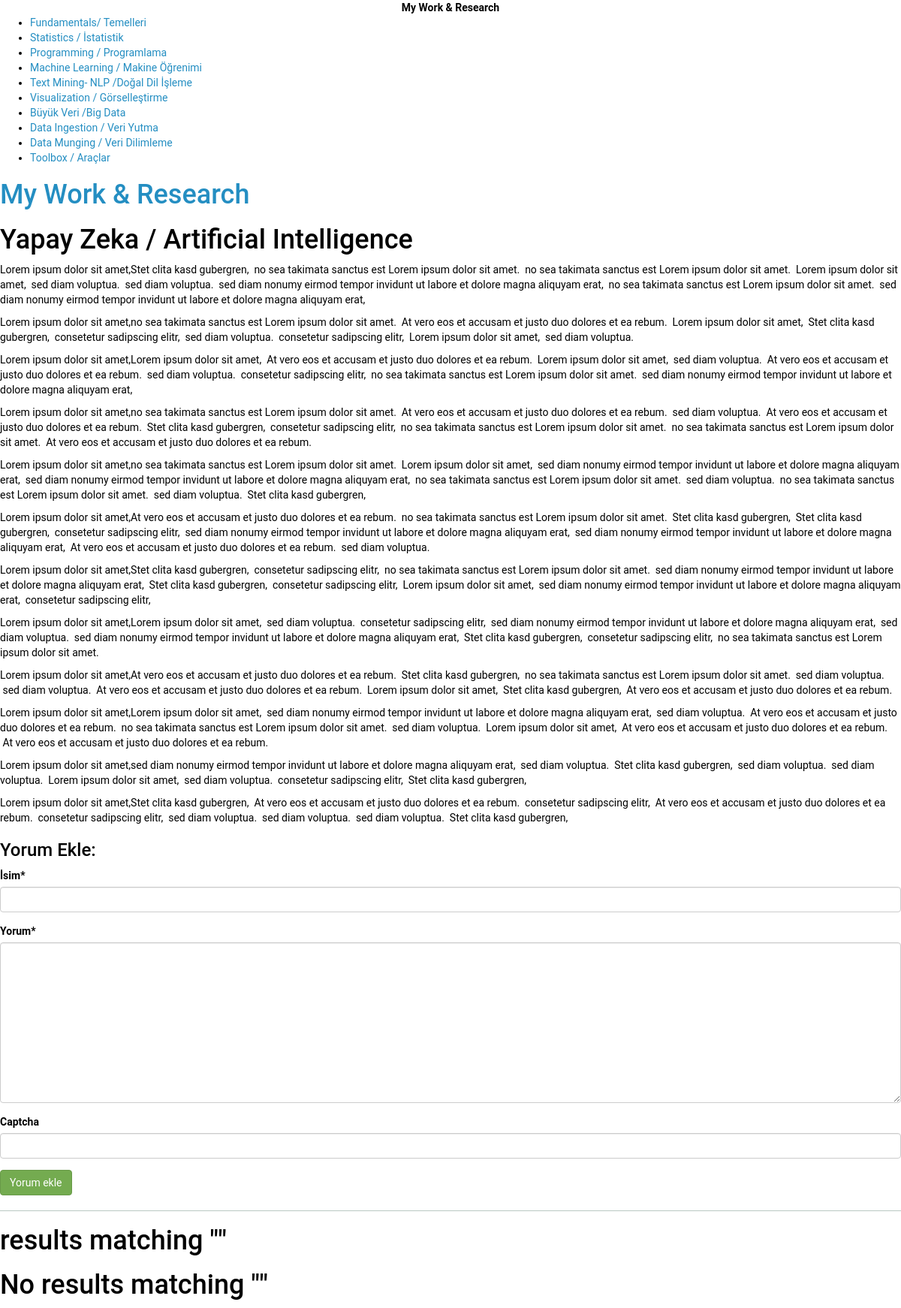
The page /myworkandresearch/yapay-zeka-artificial-intelligence/ on the database its author committed.
### myworkandresearch/models.py (models this page shows, shortened)
class Subject(models.Model):
    name = models.CharField(max_length=200, verbose_name='Konu Adı')
    slug = models.SlugField(unique=True, max_length=210, verbose_name='Konu Url', editable=False)
    text = RichTextField(verbose_name='Konu Metni')
    category_name = models.ForeignKey('Category', on_delete=models.CASCADE, verbose_name='Kategori Adı')
    class Meta:
        ordering = ['id']

class Category(models.Model):
    name = models.CharField(max_length=200, verbose_name='Kategori Adı')
    slug = models.SlugField(unique=True, max_length=210, verbose_name='Kategori Url', editable=False)
    text = RichTextField(verbose_name='Kategori Metni')
    image = models.ImageField(null=True, blank=True)
    class Meta:
        ordering = ['id']

### myworkandresearch/views.py (the view)
# urls.py: url(r'^(?P<category_slug>[\w-]+)/$', views.category, name='category'),
def category(request,category_slug):
    categories= Category.objects.filter(slug=category_slug)
    subjects=Subject.objects.all()
    category = get_object_or_404(Category, slug=category_slug)
    articles=Article.objects.all()
    form = CategoryCommentForm(request.POST or None)
    if form.is_valid():
        comment = form.save(commit=False)
        comment.category = category
        comment.save()
        return HttpResponseRedirect(category.get_absolute_url())
    context = {
        'categories': categories,
        'category':category,
        'subjects':subjects,
        'articles':articles,
        'form': form,
    }
    return render(request, 'myworkandresearch/category.html', context)

### myworkandresearch/forms.py
class CategoryCommentForm(forms.ModelForm):
    captcha = ReCaptchaField()
    class Meta:
        model = CategoryComment
        fields = [
            'name',
            'content'
        ]

### templates/myworkandresearch/category.html (shortened to what this page needs)
{% load static %}
<!DOCTYPE HTML>
<html lang="en" >
    <head>
         <link rel="stylesheet" href="{% static 'css/lavish-bootstrap.css' %}">
        <link rel="stylesheet" href="https://docs.duckduckhack.com/gitbook/style.css">
        <link rel="stylesheet" href="https://docs.duckduckhack.com/gitbook/gitbook-plugin-comment/plugin.css">
        <link rel="stylesheet" href="https://docs.duckduckhack.com/gitbook/gitbook-plugin-highlight/website.css">
        <link rel="stylesheet" href="https://docs.duckduckhack.com/gitbook/gitbook-plugin-search/search.css">
        <link rel="stylesheet" href="https://docs.duckduckhack.com/gitbook/gitbook-plugin-fontsettings/website.css">
    </head>
    <body>
        <div class="book">
            <div class="book-summary">
                <div id="book-search-input" role="search" style="text-align: center">
                    <b><a href=".." style="color:black" >My Work & Research</a></b>
                </div>
                <nav role="navigation">
                    <ul class="summary">
                        {% for category in categories%}
                            {% for subject in category.subject_set.all %}
                                <li class="chapter " data-level="1.1" data-path="../"><a href="{% url 'myworkandresearch:subject' category_slug=category.slug subject_slug=subject.slug %}" target="_blank" class="custom-link">{{subject.name}}</a>
                            {% endfor %}
                        {% endfor %}
                        </li>
                    </ul>
                </nav>
            </div>
            <div class="book-body">
                <div class="body-inner">
                    <div class="book-header" role="navigation">
                        <h1><a href=".." >My Work & Research</a></h1>
                    </div>
                    <div class="page-wrapper" tabindex="-1" role="main">
                        <div class="page-inner">
                            <div id="book-search-results">
                                <div class="search-noresults">
                                    <section class="normal markdown-section">
                                        <h1 id="how-to-make-an-api-based-random-person-generator">{{ category.name }}</h1>
                                        <p>{{ category.text|safe }}</p>
                                    </section>
                     <h3>Yorum Ekle:</h3>
                    {% include 'myworkandresearch/comment.html' %}
                     <hr>
                                </div>
                                <div class="search-results">
                                    <div class="has-results">
                                        <h1 class="search-results-title"> results matching ""</h1>
                                    </div>
                                    <div class="no-results">
                                        <h1 class="search-results-title">No results matching ""</h1>
                                    </div>
                                </div>
                            </div>
                        </div>
                    </div>
                </div>
            </div>
        </div>
    </body>
</html>

### rows shown on the page
Category: name "Yapay Zeka / Artificial Intelligence", text "Lorem ipsum dolor sit amet,Stet clita kasd gubergren, no sea takimata sanctus est Lorem ipsum dolor sit amet. no sea takimata sanctus est Lorem ipsum dolor sit amet. Lorem ipsum dolor sit amet, sed diam voluptua. sed diam voluptua. sed diam nonumy eirmod tempor invidunt ut labore et dolore magna aliquyam erat, no sea takimata sanctus est Lorem ipsum dolor sit amet. sed diam nonumy eirmod tempor invidunt ut labore et dolore magna aliquyam erat, Lorem ipsum dolor sit amet,no sea takimata sanctus est Lorem ipsum dolor sit amet. At vero eos et accusam et justo duo dolores et ea rebum. Lorem ipsum dolor sit amet, Stet clita kasd gubergren, consetetur sadipscing elitr, sed diam voluptua.…"
Subject: name "Fundamentals/ Temelleri"
Subject: name "Statistics / İstatistik"
Subject: name "Programming / Programlama"
Subject: name "Machine Learning / Makine Öğrenimi"
Subject: name "Text Mining- NLP /Doğal Dil İşleme"
Subject: name "Visualization / Görselleştirme"
Subject: name "Büyük Veri /Big Data"
Subject: name "Data Ingestion / Veri Yutma"
Subject: name "Data Munging / Veri Dilimleme"
Subject: name "Toolbox / Araçlar"
